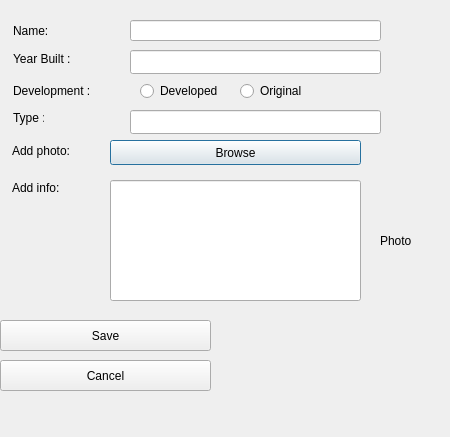
<?xml version="1.0" encoding="UTF-8"?>
<ui version="4.0">
 <class>ComputerEditDialog</class>
 <widget class="QDialog" name="ComputerEditDialog">
  <property name="geometry">
   <rect>
    <x>0</x>
    <y>0</y>
    <width>450</width>
    <height>437</height>
   </rect>
  </property>
  <property name="windowTitle">
   <string>Dialog</string>
  </property>
  <widget class="QPushButton" name="add_Photo_computer_Button">
   <property name="geometry">
    <rect>
     <x>110</x>
     <y>140</y>
     <width>251</width>
     <height>25</height>
    </rect>
   </property>
   <property name="text">
    <string>Browse</string>
   </property>
  </widget>
  <widget class="QLineEdit" name="computer_edit_Year_Built">
   <property name="geometry">
    <rect>
     <x>130</x>
     <y>50</y>
     <width>251</width>
     <height>24</height>
    </rect>
   </property>
  </widget>
  <widget class="QRadioButton" name="radioButton_edit_if_original">
   <property name="geometry">
    <rect>
     <x>240</x>
     <y>80</y>
     <width>97</width>
     <height>22</height>
    </rect>
   </property>
   <property name="text">
    <string>Original</string>
   </property>
  </widget>
  <widget class="QLabel" name="label_computer_Year_Built">
   <property name="geometry">
    <rect>
     <x>13</x>
     <y>51</y>
     <width>91</width>
     <height>16</height>
    </rect>
   </property>
   <property name="text">
    <string>Year Built :</string>
   </property>
  </widget>
  <widget class="QRadioButton" name="radioButton_edit_if_developed">
   <property name="geometry">
    <rect>
     <x>140</x>
     <y>80</y>
     <width>97</width>
     <height>22</height>
    </rect>
   </property>
   <property name="text">
    <string>Developed</string>
   </property>
  </widget>
  <widget class="QLabel" name="label_add_computer_info">
   <property name="geometry">
    <rect>
     <x>12</x>
     <y>180</y>
     <width>71</width>
     <height>16</height>
    </rect>
   </property>
   <property name="text">
    <string>Add info:</string>
   </property>
  </widget>
  <widget class="QLabel" name="lable_Computer_Development">
   <property name="geometry">
    <rect>
     <x>13</x>
     <y>80</y>
     <width>91</width>
     <height>21</height>
    </rect>
   </property>
   <property name="text">
    <string>Development :</string>
   </property>
  </widget>
  <widget class="QLabel" name="label_computer_Type">
   <property name="geometry">
    <rect>
     <x>13</x>
     <y>110</y>
     <width>31</width>
     <height>16</height>
    </rect>
   </property>
   <property name="text">
    <string>Type :</string>
   </property>
  </widget>
  <widget class="QPushButton" name="pushButton_save_computer">
   <property name="geometry">
    <rect>
     <x>0</x>
     <y>320</y>
     <width>211</width>
     <height>31</height>
    </rect>
   </property>
   <property name="text">
    <string>Save</string>
   </property>
  </widget>
  <widget class="QLineEdit" name="computer_edit_Input_Type">
   <property name="geometry">
    <rect>
     <x>130</x>
     <y>110</y>
     <width>251</width>
     <height>24</height>
    </rect>
   </property>
  </widget>
  <widget class="QLabel" name="label_add_computer_photo">
   <property name="geometry">
    <rect>
     <x>12</x>
     <y>140</y>
     <width>61</width>
     <height>21</height>
    </rect>
   </property>
   <property name="text">
    <string>Add photo:</string>
   </property>
  </widget>
  <widget class="QLineEdit" name="computer_edit_Name">
   <property name="geometry">
    <rect>
     <x>130</x>
     <y>20</y>
     <width>251</width>
     <height>21</height>
    </rect>
   </property>
  </widget>
  <widget class="QPushButton" name="cancel_button">
   <property name="geometry">
    <rect>
     <x>0</x>
     <y>360</y>
     <width>211</width>
     <height>31</height>
    </rect>
   </property>
   <property name="text">
    <string>Cancel</string>
   </property>
  </widget>
  <widget class="QLabel" name="label_comptuer_name">
   <property name="geometry">
    <rect>
     <x>13</x>
     <y>23</y>
     <width>61</width>
     <height>16</height>
    </rect>
   </property>
   <property name="text">
    <string>Name:</string>
   </property>
  </widget>
  <widget class="QLineEdit" name="computer_edit_Info">
   <property name="geometry">
    <rect>
     <x>110</x>
     <y>180</y>
     <width>251</width>
     <height>121</height>
    </rect>
   </property>
  </widget>
  <widget class="QLabel" name="label_computer_photo">
   <property name="geometry">
    <rect>
     <x>380</x>
     <y>180</y>
     <width>91</width>
     <height>121</height>
    </rect>
   </property>
   <property name="text">
    <string>Photo</string>
   </property>
  </widget>
 </widget>
 <resources/>
 <connections/>
</ui>
